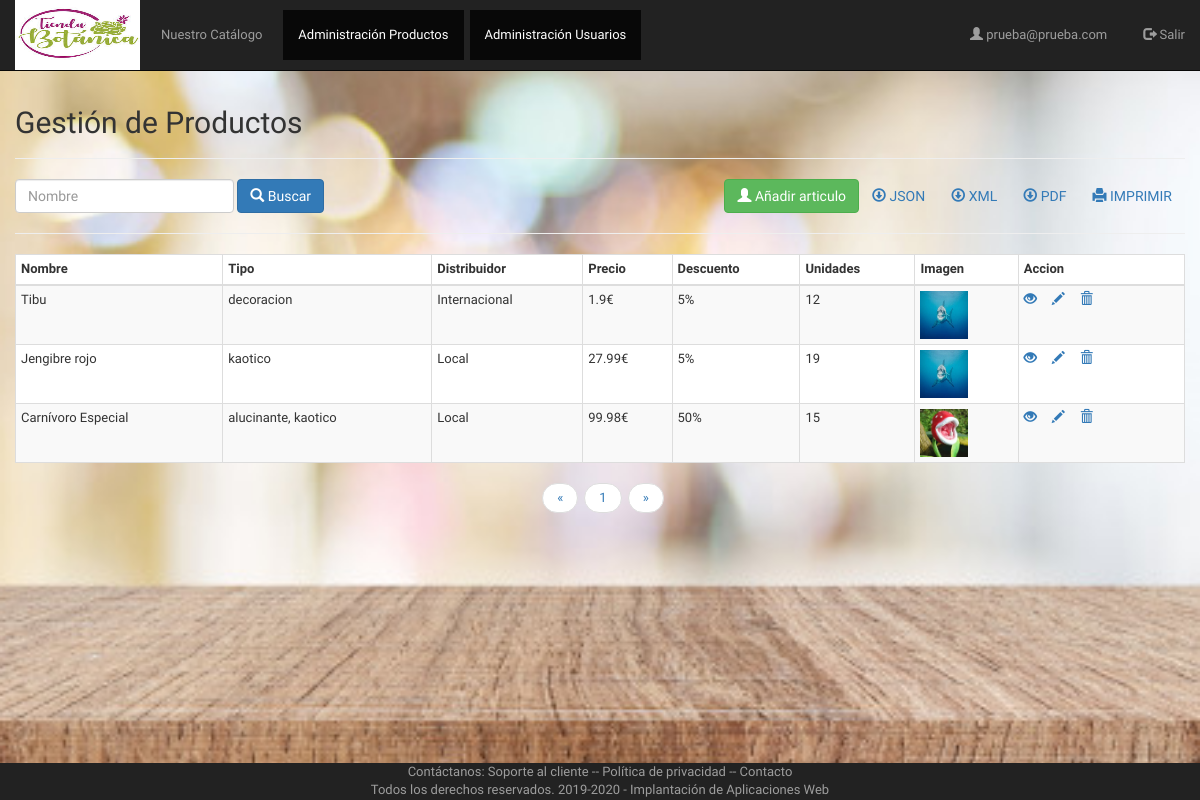
The app's page /vistas/admin_articulos.php (signed in) with its own data.
### tables this page shows
CREATE TABLE `articulos` (
  `id` int(11) NOT NULL,
  `nombre` text NOT NULL,
  `tipo` text NOT NULL,
  `distribuidor` text NOT NULL,
  `precio` text NOT NULL,
  `descuento` text NOT NULL,
  `unidades` text NOT NULL,
  `imagen` text NOT NULL
);

### controladores/ControladorBD.php (called while the page is built, shortened)
<?php
class ControladorBD {
    private $servername = "localhost";
    private $username = "root";
    private $password = "";
    private $dbname = "tienda2020";
    private $server ="mysql";
    private $bd;
    static private $instancia = null;
    public static function getControlador() {
        if (self::$instancia == null) {
            self::$instancia = new ControladorBD();
        }
        return self::$instancia;
    }
    public function abrirBD() {
        try {
            $this->bd = new PDO($this->server.":host=$this->servername;dbname=$this->dbname", $this->username, $this->password);
            $this->bd->setAttribute(PDO::ATTR_ERRMODE, PDO::ERRMODE_EXCEPTION);
        } catch (PDOException $e) {
            die("conexión fallida " . $e->getMessage());
        }
    }
    public function cerrarBD() {
        $this->bd = null;
    }
    public function consultarBD($consulta, $parametros=null){
        if($parametros!=null)
            return $this->consultarBDParametros($consulta,$parametros);
        else
            return $this->consultarBDDirecta($consulta);
    }
    private function consultarBDParametros($consulta, $parametros) {
        $this->st = $this->bd->prepare($consulta);
        $this->st->execute($parametros);
        return $this->st;
    }
}

### modelos/articulo.php (called while the page is built, shortened)
<?php
class Articulo {
    private $id;
    private $nombre;
    private $tipo;
    private $distribuidor;
    private $precio;
    private $descuento;
    private $unidades;
    private $imagen;
    public function __construct($id, $nombre, $tipo, $distribuidor, $precio, $descuento, $unidades, $imagen) {
        $this->id = $id;
        $this->nombre = $nombre;
        $this->tipo = $tipo;
        $this->distribuidor = $distribuidor;
        $this->precio = $precio;
        $this->descuento = $descuento;
        $this->unidades = $unidades;
        $this->imagen = $imagen;
    }
    function getid() {
        return $this->id;
    }
    function getnombre() {
        return $this->nombre;
    }
    function getTipo() {
        return $this->tipo;
    }
    function getDistribuidor() {
        return $this->distribuidor;
    }
    function getPrecio() {
        return $this->precio;
    }
    function getDescuento() {
        return $this->descuento;
    }
    function getUnidades() {
        return $this->unidades;
    }
    function getimagen() {
        return $this->imagen;
    }
}
?>

### utilidades/funciones.php (called while the page is built, shortened)
<?php
function encode($str){
    return urlencode(base64_encode($str));
}

### vistas/admin_articulos.php (the view, shortened to what this page needs)
<?php require_once VIEW_PATH."cabecera.php"; ?>
<!DOCTYPE html>
<html lang="es">
<head>
</head>
    <div class="container-fluid">
        <div class="row">
            <div class="col-md-12">
                <div class="page-header clearfix" >
                    <h2 class="pull-left">Gestión de Productos</h2>
                </div>
                <form class="form-inline" action="<?php echo htmlspecialchars($_SERVER["PHP_SELF"]); ?>" method="post" id="no_imprimir">
                    <div class="form-group mx-sm-5 mb-2">
                        <input type="text" class="form-control" id="buscar" name="nombre" placeholder="Nombre">
                    </div>
                    <button type="submit" class="btn btn-primary mb-2"> <span class="glyphicon glyphicon-search"></span>  Buscar</button>
                    <a href="javascript:window.print()" class="btn pull-right"> <span class="glyphicon glyphicon-print"></span> IMPRIMIR</a>
                    <a href="/iaw/tienda2020/utilidades/descargar_pro.php?opcion=PDF" class="btn pull-right" target="_blank"><span class="glyphicon glyphicon-download"></span>  PDF</a>
                    <a href="/iaw/tienda2020/utilidades/descargar_pro.php?opcion=XML" class="btn pull-right" target="_blank"><span class="glyphicon glyphicon-download"></span>  XML</a>
                    <a href="/iaw/tienda2020/utilidades/descargar_pro.php?opcion=JSON" class="btn pull-right" target="_blank"><span class="glyphicon glyphicon-download"></span>  JSON</a>
                    <a href="create_articulos.php" class="btn btn-success pull-right"><span class="glyphicon glyphicon-user"></span>  Añadir articulo</a>
                </form>
           <hr>
            <?php
            require_once CONTROLLER_PATH."ControladorArticulo.php";
            require_once CONTROLLER_PATH ."Paginador.php";
            require_once UTILITY_PATH."funciones.php";
            if (!isset($_POST["articulo"])) {
                $nombre = "";
            } else {
                $nombre = filtrado($_POST["articulo"]);
            }
            $pagina = (isset($_GET['page'])) ? $_GET['page'] : 1;
            $enlaces = (isset($_GET['enlaces'])) ? $_GET['enlaces'] : 10;
            $consulta = "SELECT * FROM articulos WHERE nombre LIKE :nombre  order by nombre desc";
            $parametros = array(':nombre' => "%" . $nombre . "%");
            $limite = 4;
            $paginador  = new Paginador($consulta, $parametros, $limite);
            $resultados = $paginador->getDatos($pagina);
            if (count($resultados->datos) > 0) {
                echo "<table class='table table-bordered table-striped table-condensed'>";
                echo "<thead>";
                echo "<tr>";
                echo "<th>Nombre</th>";
                echo "<th>Tipo</th>";
                echo "<th>Distribuidor</th>";
                echo "<th>Precio</th>";
                echo "<th>Descuento</th>";
                echo "<th>Unidades</th>";
                echo "<th>Imagen</th>";
                echo "<th>Accion</th>";
                echo "</tr>";
                echo "</thead>";
                echo "<tbody>";
                foreach ($resultados->datos as $a) {
                    $Articulo = new Articulo($a->id, $a->nombre, $a->tipo, $a->distribuidor, $a->precio, $a->descuento, $a->unidades,  $a->imagen);
                    echo "<tr>";
                        echo "<td>" . $Articulo->getnombre() . "</td>";
                        echo "<td>" . $Articulo->getTipo() . "</td>";
                        echo "<td>" . $Articulo->getDistribuidor() . "</td>";
                        echo "<td>" . $Articulo->getPrecio() . "€</td>";
                        echo "<td>" . $Articulo->getDescuento() . "</td>";
                        echo "<td>" . $Articulo->getUnidades() . "</td>";
                        echo "<td><img src='/iaw/tienda2020/imagenes/" . $Articulo->getimagen() . "' width='48px' height='48px'></td>";
                        echo "<td>";
                            echo "<a href='/iaw/tienda2020/vistas/read_articulos.php?id=" . encode($Articulo->getid()) . "' title='Ver Articulo AQUI' data-toggle='tooltip'><span class='glyphicon glyphicon-eye-open'></span></a>";
                            echo "<a href='/iaw/tienda2020/vistas/update_articulos.php?id=" . encode($Articulo->getid()) . "' title='Actualizar Articulo AQUI' data-toggle='tooltip'><span class='glyphicon glyphicon-pencil'></span></a>";
                            echo "<a href='/iaw/tienda2020/vistas/delete_articulos.php?id=" . encode($Articulo->getid()) . "' title='Borrar Articulo' data-toggle='tooltip'><span class='glyphicon glyphicon-trash'></span></a>";
                        echo "</td>";
                    echo "</tr>";
                }
                echo "</tbody>";
                echo "</table>";
                echo "<ul class='pager' id='no_imprimir'>";
                echo $paginador->crearLinks($enlaces);
                echo "</ul>";
            } else {
                echo "<p><em>No se ha encontrado datos de Articulos/as.</em></p>";
            }
            ?>
            </div>
                </div>
            <br><br><br>
            <?php
                require_once VIEW_PATH . "pie.php"
            ?>

### vistas/cabecera.php (style rules this page uses)
html,body { font-family: 'Numans', sans-serif; font-size: 13px; }
.page-header h2 { margin-top: -8px; }
table tr td:last-child a { margin-right: 15px; }
table { background-color: rgba(255,255,255,0.5); }
.table-bordered { background: white; }

### records on screen
articulos: nombre "Tibu", tipo "decoracion", distribuidor "Internacional", precio "1.9", descuento "5%", unidades "12", imagen (picture)
articulos: nombre "Jengibre rojo", tipo "kaotico", distribuidor "Local", precio "27.99", descuento "5%", unidades "19", imagen (picture)
articulos: nombre "Carnívoro Especial", tipo "alucinante, kaotico", distribuidor "Local", precio "99.98", descuento "50%", unidades "15", imagen (picture)

### other values on screen
$correo "prueba@prueba.com"
